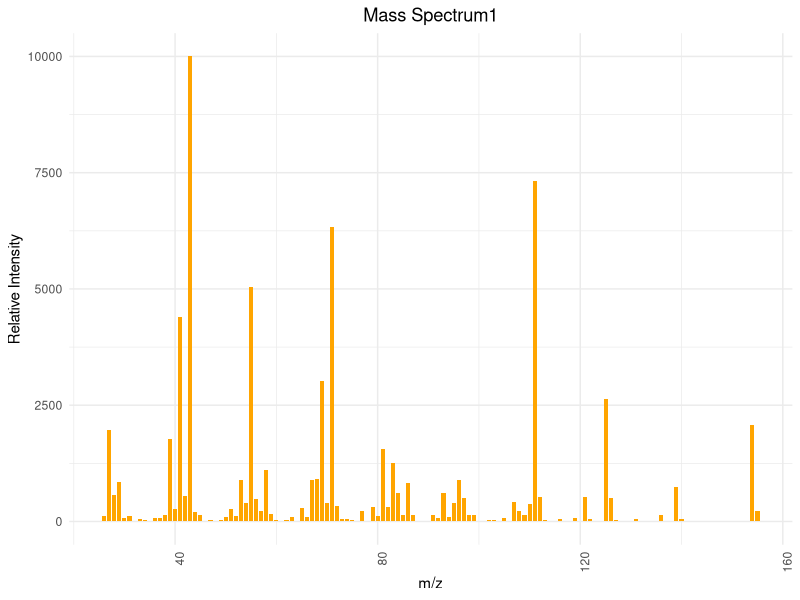
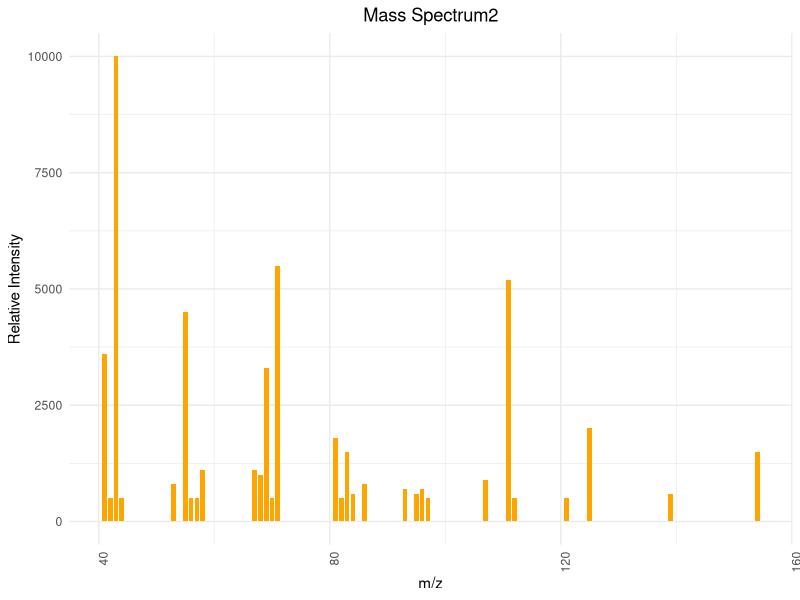
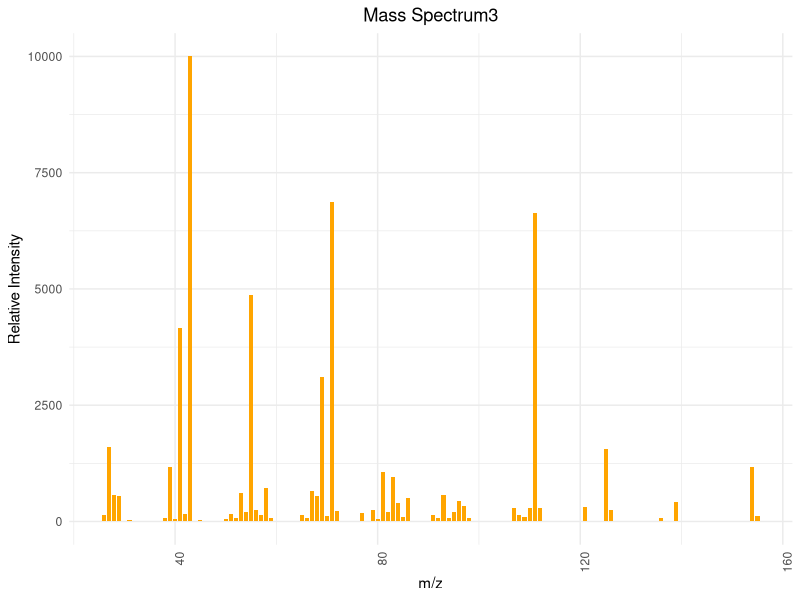
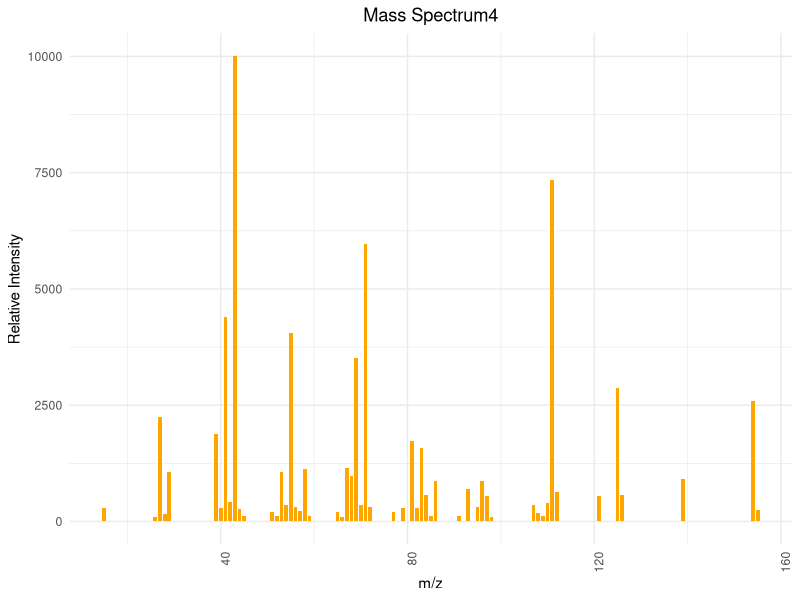
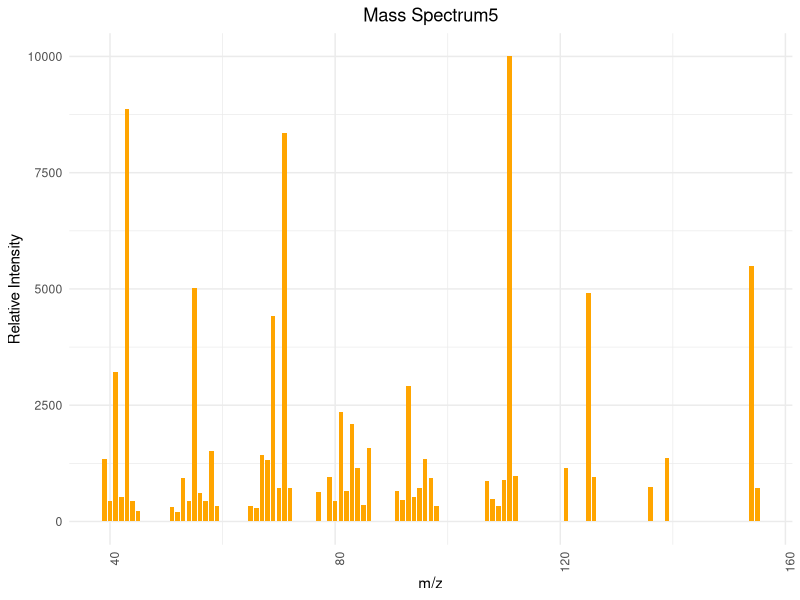

The R source for these figures, in order:
## ---- chunk 1
# 安装并加载所需的包
library(ggplot2)

# 图1
mz1 <- c(26, 27, 28, 29, 30, 31, 33, 34, 36, 37, 38, 39, 40, 41, 42, 43, 44, 45, 46, 47, 49, 50, 51, 52, 53, 54, 55, 56, 57, 58, 59, 60, 61, 62, 63, 64, 65, 66, 67, 68, 69, 70, 71, 72, 73, 74, 75, 76, 77, 79, 80, 81, 82, 83, 84, 85, 86, 87, 89, 90, 91, 92, 93, 94, 95, 96, 97, 98, 99, 100, 102, 103, 105, 107, 108, 109, 110, 111, 112, 113, 114, 116, 117, 119, 121, 122, 123, 125, 126, 127, 131, 136, 137, 139, 140, 154, 155)
intensity1 <- c(110, 1960, 570, 850, 80, 120, 60, 40, 70, 80, 140, 1780, 260, 4390, 540, 9999, 210, 130, 20, 40, 40, 90, 260, 110, 890, 400, 5050, 490, 220, 1100, 160, 40, 20, 30, 100, 20, 290, 100, 890, 910, 3020, 390, 6340, 340, 50, 50, 30, 20, 230, 320, 110, 1550, 310, 1260, 610, 130, 830, 130, 20, 20, 140, 80, 610, 100, 390, 900, 500, 130, 140, 20, 30, 40, 70, 420, 220, 140, 380, 7320, 520, 30, 20, 50, 20, 80, 530, 50, 20, 2630, 510, 30, 50, 140, 20, 750, 60, 2080, 230)

data1 <- data.frame(mz1, intensity1)


ggplot(data1, aes(x=mz1, y=intensity1)) +
  geom_bar(stat="identity", fill="orange", width=0.8) + 
  theme_minimal() + 
  labs(title="Mass Spectrum1",
       x="m/z",
       y="Relative Intensity") + 
  theme(axis.text.x = element_text(angle = 90, hjust = 1), plot.title = element_text(hjust = 0.5))  

# 图2
mz2 <- c(41, 42, 43, 44, 53, 55, 56, 57, 58, 67, 68, 69, 70, 71, 81, 82, 83, 84, 86, 93, 95, 96, 97, 107, 111, 112, 121, 125, 139, 154)
intensity2 <- c(3600, 500, 9999, 500, 800, 4500, 500, 500, 1100, 1100, 1000, 3300, 500, 5500, 1800, 500, 1500, 600, 800, 700, 600, 700, 500, 900, 5200, 500, 500, 2000, 600, 1500)

data2 <- data.frame(mz2, intensity2)

ggplot(data2, aes(x=mz2, y=intensity2)) +
  geom_bar(stat="identity", fill="orange", width=0.8) + 
  theme_minimal() + 
  labs(title="Mass Spectrum2",
       x="m/z",
       y="Relative Intensity") + 
  theme(axis.text.x = element_text(angle = 90, hjust = 1), plot.title = element_text(hjust = 0.5))  

# 图3
mz3 <- c(26, 27, 28, 29, 31, 38, 39, 40, 41, 42, 43, 44, 45, 50, 51, 52, 53, 54, 55, 56, 57, 58, 59, 65, 66, 67, 68, 69, 70, 71, 72, 77, 79, 80, 81, 82, 83, 84, 85, 86, 91, 92, 93, 94, 95, 96, 97, 98, 107, 108, 109, 110, 111, 112, 121, 125, 126, 136, 139, 154, 155)
intensity3 <- c(130, 1600, 580, 550, 30, 80, 1170, 50, 4160, 160, 9999, 10, 40, 60, 170, 80, 610, 210, 4860, 240, 130, 710, 80, 140, 70, 660, 550, 3100, 120, 6860, 220, 190, 250, 50, 1070, 200, 950, 390, 90, 500, 130, 80, 560, 80, 200, 450, 340, 80, 290, 130, 90, 290, 6630, 290, 310, 1560, 240, 80, 420, 1170, 120)

data3 <- data.frame(mz3, intensity3)

ggplot(data3, aes(x=mz3, y=intensity3)) +
  geom_bar(stat="identity", fill="orange", width=0.8) + 
  theme_minimal() + 
  labs(title="Mass Spectrum3",
       x="m/z",
       y="Relative Intensity") + 
  theme(axis.text.x = element_text(angle = 90, hjust = 1), plot.title = element_text(hjust = 0.5)) 

# 图4
mz4 <- c(15, 26, 27, 28, 29, 39, 40, 41, 42, 43, 44, 45, 51, 52, 53, 54, 55, 56, 57, 58, 59, 65, 66, 67, 68, 69, 70, 71, 72, 77, 79, 81, 82, 83, 84, 85, 86, 91, 93, 95, 96, 97, 98, 107, 108, 109, 110, 111, 112, 121, 125, 126, 139, 154, 155)
intensity4 <- c(290, 100, 2240, 170, 1060, 1890, 300, 4390, 410, 9999, 260, 110, 200, 120, 1060, 360, 4060, 320, 220, 1130, 110, 210, 100, 1140, 980, 3520, 350, 5970, 310, 210, 280, 1720, 280, 1580, 580, 120, 860, 120, 690, 310, 880, 540, 100, 350, 190, 120, 390, 7340, 630, 540, 2860, 560, 920, 2600, 250)

data4 <- data.frame(mz4, intensity4)

ggplot(data4, aes(x=mz4, y=intensity4)) +
  geom_bar(stat="identity", fill="orange", width=0.8) + 
  theme_minimal() + 
  labs(title="Mass Spectrum4",
       x="m/z",
       y="Relative Intensity") + 
  theme(axis.text.x = element_text(angle = 90, hjust = 1), plot.title = element_text(hjust = 0.5))  

# 图5
mz5 <- c(39, 40, 41, 42, 43, 44, 45, 48, 51, 52, 53, 54, 55, 56, 57, 58, 59, 65, 66, 67, 68, 69, 70, 71, 72, 77, 79, 80, 81, 82, 83, 84, 85, 86, 91, 92, 93, 94, 95, 96, 97, 98, 104, 107, 108, 109, 110, 111, 112, 117, 119, 121, 125, 126, 136, 139, 154, 155)
intensity5 <- c(1340, 440, 3220, 530, 8870, 440, 230, 10, 320, 210, 930, 430, 5030, 610, 430, 1510, 330, 340, 290, 1420, 1320, 4410, 730, 8360, 730, 640, 960, 450, 2350, 650, 2090, 1140, 360, 1590, 660, 470, 2920, 530, 710, 1350, 930, 330, 10, 860, 480, 340, 890, 9999, 970, 10, 10, 1150, 4920, 950, 750, 1360, 5490, 720)

data5 <- data.frame(mz5, intensity5)

ggplot(data5, aes(x=mz5, y=intensity5)) +
  geom_bar(stat="identity", fill="orange", width=0.8) + 
  theme_minimal() + 
  labs(title="Mass Spectrum5",
       x="m/z",
       y="Relative Intensity") + 
  theme(axis.text.x = element_text(angle = 90, hjust = 1), plot.title = element_text(hjust = 0.5))  
